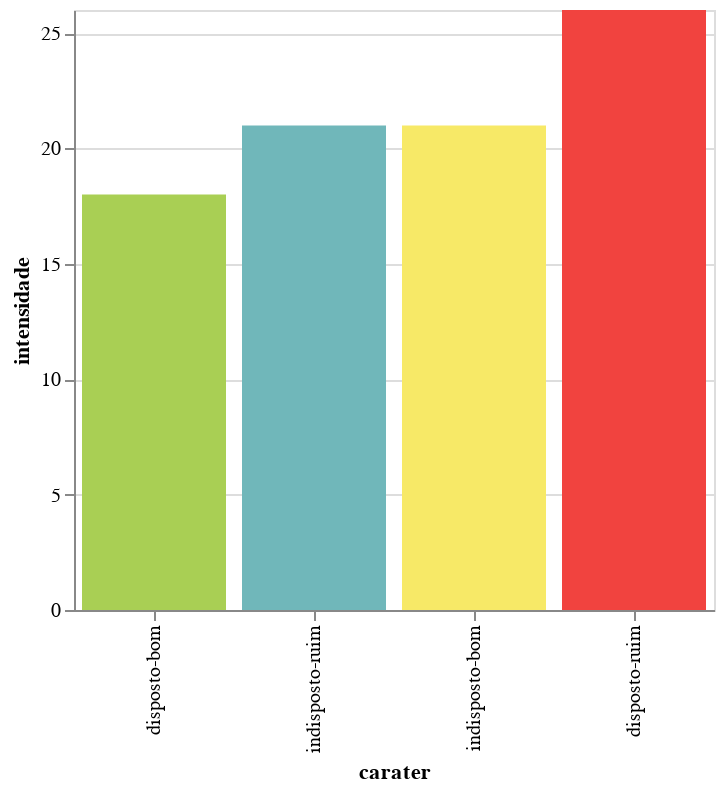

Source (notebook cell):
### Code cell
colors = {"disposto-bom": '#A9CF54', 'disposto-ruim': '#F1433F', 'indisposto-bom': '#F7E967', 'indisposto-ruim': '#70B7BA'}
grafico_barras['color'] = grafico_barras['carater'].map(colors)

bar_graph = alt.Chart(grafico_barras.groupby(['color', 'carater']).sum().reset_index()).mark_bar().encode(
    alt.X('carater:N',sort='y'),
    alt.Y('intensidade:Q'),
    color=alt.Color('color:N', scale=None)
)

bar_graph.properties(
    width=alt.Step(80)
)

### Figure 1 — Vega-Lite specification as saved in the notebook (floating-point values rounded to 4 significant figures)
{"config": {"view": {"continuousWidth": 400, "continuousHeight": 300}}, "data": {"name": "data-595c844d7c706117e8642c0258af9d31"}, "mark": "bar", "encoding": {"color": {"field": "color", "scale": null, "type": "nominal"}, "x": {"field": "carater", "sort": "y", "type": "nominal"}, "y": {"field": "intensidade", "type": "quantitative"}}, "width": {"step": 80}, "$schema": "https://vega.github.io/schema/vega-lite/v4.17.0.json", "datasets": {"data-595c844d7c706117e8642c0258af9d31": [{"color": "#70B7BA", "carater": "indisposto-ruim", "id_avaliacao": 95, "intensidade": 21, "id_disciplina": 7, "id_professor": 21, "id_assunto": 7, "id_turma": 7, "periodo": 56}, {"color": "#A9CF54", "carater": "disposto-bom", "id_avaliacao": 46, "intensidade": 18, "id_disciplina": 5, "id_professor": 15, "id_assunto": 5, "id_turma": 5, "periodo": 40}, {"color": "#F1433F", "carater": "disposto-ruim", "id_avaliacao": 73, "intensidade": 26, "id_disciplina": 6, "id_professor": 18, "id_assunto": 6, "id_turma": 6, "periodo": 48}, {"color": "#F7E967", "carater": "indisposto-bom", "id_avaliacao": 86, "intensidade": 21, "id_disciplina": 6, "id_professor": 18, "id_assunto": 6, "id_turma": 6, "periodo": 48}]}}
